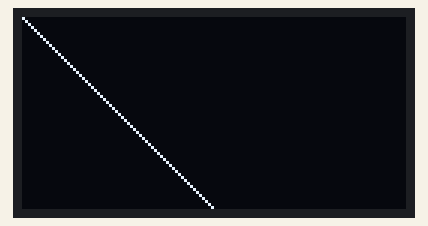
Bench run of a program on a simulated ESP32 board running MicroPython. On the bench: 128×64 one-colour display.

Above: at 0.25 s.
At 5.15 s:
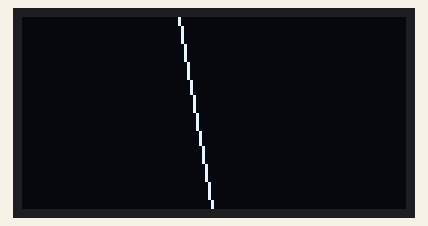
At 10.15 s:
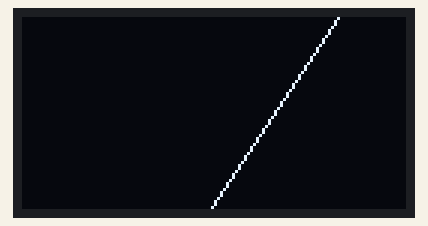
At 20.06 s:
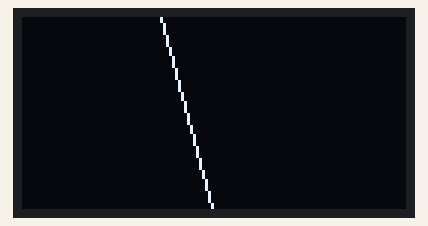
At 29.96 s:
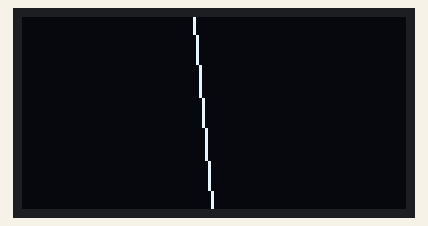
At 39.87 s:
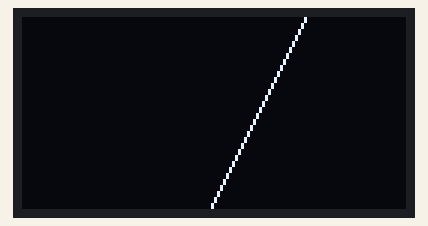

The program:

020_move_the_line.py
```python
# ****************************************
#
# Learning Micro Python and programming with ESP32
# By: Avi Salmon
# All instructions on github/avisalmon/TBD
#
# Lesson 2: Basic drawing on screen, Moving the lines
# ****************************************

from machine import Pin, I2C
import ssd1306
from time import ticks_ms

i2c = I2C(0, scl=Pin(22), sda=Pin(21), freq=100000)
devices = i2c.scan()

if not devices:
    raise RuntimeError("No I2C device found. Check OLED wiring: SDA=21, SCL=22, VCC, GND")

oled_addr = 0x3C
if 0x3C not in devices and 0x3D in devices:
    oled_addr = 0x3D

display = ssd1306.SSD1306_I2C(128, 64, i2c, addr=oled_addr)  # display object

# We are using 2 color screen. 0 is black. 1 is white
# clear the screen:
x = 0
y = 0
x_speed = 1
y_speed = 1

while True:
    # prepare the screen
    display.fill(0)
    display.line(x, y, 63, 63, 1)

    # Send the buffer to the screen
    display.show()

    # manipulate the game
    x += x_speed
    if x > 127 or x < 0:
        x_speed *= -1


# our screen:
# 0,0			127,0
#
# 0,63			127,63


#Now you:
# 1. Make it faster
# 2. Flip the direction. The top side is still and the bottom is moving.
# 3. Do something creative with the line.
```
